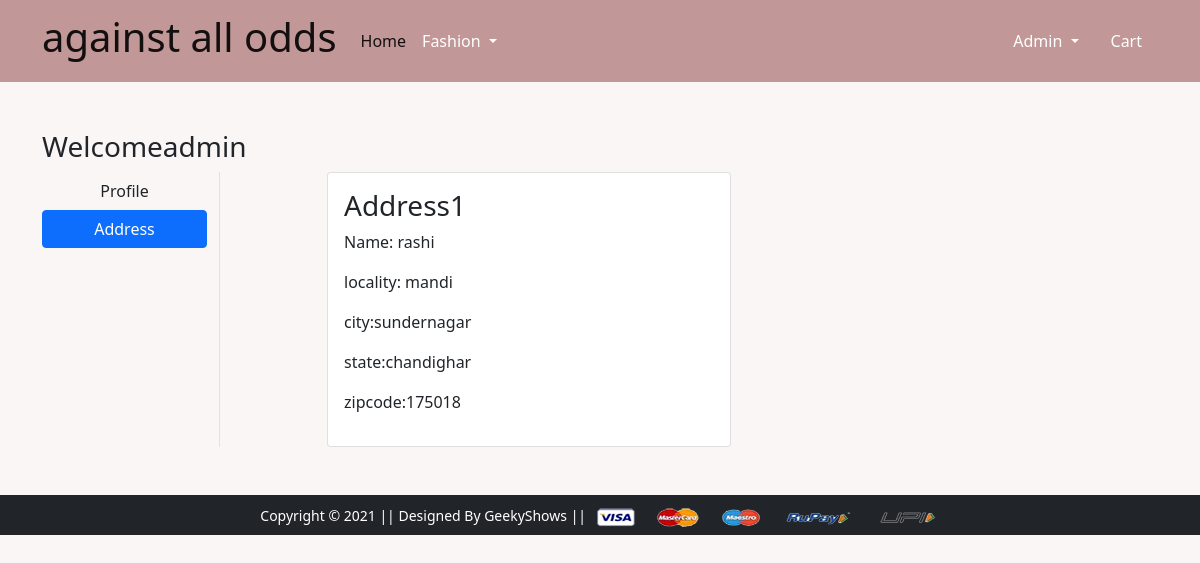
The page /address/ (signed in) on the database its author committed.
### app/models.py (models this page shows)
class customer(models.Model):
       user  =models.ForeignKey(User, on_delete=models.CASCADE)
       name =models.CharField(max_length=100)
       locality = models.CharField(max_length=100)
       city = models.CharField(max_length=30)
       zipcode =models.IntegerField()
       state =models.CharField(choices=STATE_CHOICES,max_length=50)

### app/views.py (the view)
# urls.py: path('address/', views.address, name='address'),
def address(request):
      add= customer.objects.filter(user=request.user)
      return render( request, 'app/address.html',{'add': add,'active' :'btn-primary'})

### app/templates/app/address.html (shortened to what this page needs)
{% extends 'app/base.html' %}
{% load static %}
{% block main-content %}
<div class="container my-5">
 <div class="row">
 <h3>Welcome<span class="text-capitalize">{{request.user}} </span> </h3>
  <div class="col-sm-2 border-end">
   <ul class="list-unstyled">
    <li class="d-grid"><a href="{% url 'profile' %}" class="btn ">Profile</a></li>
    <li class="d-grid"><a href="{% url 'address' %}" class="btn {{active}}" > Address </a></li>
   </ul>
  </div>
  <div class="col-sm-9 offset-sm-1">
   <div class="row">
{% for ad in add %}
    <div class="col-sm-6">
     <div class="card">
      <div class="card-body">
       <h3>Address{{forloop.counter}}</h3>
       <p>Name: {{ad.name}}</p>
       <p>locality: {{ad.locality}}</p>
       <p>city:{{ad.city}}</p>
       <p>state:{{ad.state}}</p>
       <p>zipcode:{{ad.zipcode}}</p>
      </div>
     </div>
    </div>
   {%endfor%}
  </div>
 </div>
</div>
</div>
{% endblock main-content %}

### app/templates/app/base.html (shortened to what this page needs)
{% load static %}
<!doctype html>
<html lang="en">
  <head>
    <link href="https://cdn.jsdelivr.net/npm/bootstrap@5.0.0-beta1/dist/css/bootstrap.min.css" rel="stylesheet">
    <link rel="stylesheet" href="{% static 'app/css/owl.carousel.min.css' %}">
    <link rel="stylesheet" href="{% static 'app/css/all.min.css' %}">
    <link rel="stylesheet" href="{% static 'app/css/style.css' %}">
  </head>
  <body>
    <nav class="navbar navbar-expand-lg navbar-light  yes";>
      <div class="container">
       <a class="navbar-brand" href="/"><h1>against all odds</h1></a>
       <div class="collapse navbar-collapse" id="navbarSupportedContent">
         <ul class="navbar-nav me-auto mb-2 mb-lg-0">
           <li class="nav-item">
             <a class="nav-link active" aria-current="page" href="/">Home</a>
            </li>
            <li class="nav-item dropdown">
              <a class="nav-link dropdown-toggle text-white" href="#" id="fashionDropdown" role="button" data-bs-toggle="dropdown" aria-expanded="false">
                Fashion
              </a>
            </li>
          </ul>
          <div>
            <ul class="navbar-nav me-auto mb-2 mb-lg-0">
          {% if request.user.is_authenticated %}
           <li class="nav-item dropdown mx-2">
              <a class="nav-link dropdown-toggle text-white" href="#" id="profileDropdown" role="button" data-bs-toggle="dropdown" aria-expanded="false">
                {{request.user.username|capfirst}}
              </a>
            </li>
            <li class="nav-item mx-2">
             <a href="{% url 'showcart' %}" class="nav-link text-white"> Cart </a>
            </li>
            {% endif  %}
          </ul>
         </div>
       </div>
     </div>
    </nav>
    {% block main-content %} {% endblock main-content %}
    <footer class="container-fluid bg-dark text-center p-2 mt-5">
        <small class="text-white">Copyright &copy; 2021 || Designed By GeekyShows || </small>
        <img src="{% static 'app/images/payment.png' %}" alt="" srcset="" class="img-fluid" height="2px">
    </footer>
  </body>
</html>

### app/templates/app/base.html (style rules this page uses)
body { background-color:rgb(250, 246, 246); }
.yes { justify-content:space-between ; background-color: rgb(194, 151, 151); }

### rows shown on the page
customer: name "rashi", locality "mandi", city "sundernagar", state "chandighar", zipcode "175018"

### other values the page prints
{{ request.user.username|capfirst }} "Admin"
{{ request.user }} "Admin"
